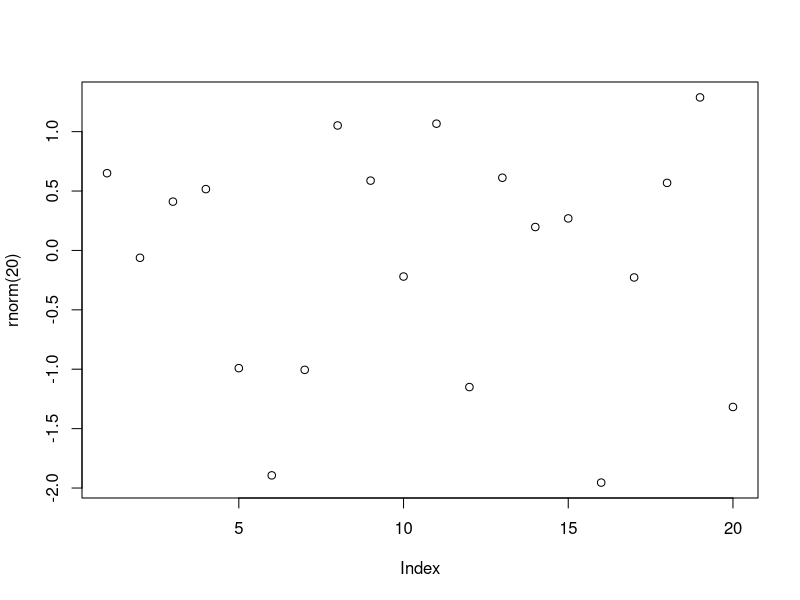

Source code (R): (Note: this script raises an error after producing the figure.)
# Configurando o diretório de trabalho
setwd("C:/Users/gusta/DSA-Data-Science/Big Data Analytics com R e Microsoft Azure Machine Learning/Cap03")
getwd()

# Help
?sample
args(sample)
args(mean) # média
args(sd) # desvio padrão

# Funções built-in do R (base)
abs(-43) # valor absoluto
sum(c(1:100)) # soma
mean(c(1:100)) # média
round(c(1.1:5.8)) # arredondamento
rev(c(1:10)) # reversão
seq(1:10) # sequência
sort(rev(c(1:10))) # ordenação
append(c(1:10), 11) # adicionar elemento

vec1 <- c(1.5, 2.5, 8.4, 3.7, 6.3)
vec2 <- rev(vec1)
vec2

# Funções dentro de funções
plot(rnorm(20))
mean(c(abs(vec1), abs(vec2)))

# Criando funções
myfunc <- function(x) { x + x }
myfunc(10)
class(myfunc)

myfunc2 <- function(a, b) {
    valor = a ^ b
    print(valor)
}
myfunc2(3, 4)

jogando_dados <- function() {
    num <- sample(1:6, size = 1) # 1 dado
    num
}

jogando_dados()

# Escopo de variáveis
print(num)
num <- c(1:6)
num # variável global

# Funções sem número definido de argumentos
vec1 <- (10:13)
vec2 <- c('a', 'b', 'c', 'd')
vec3 <- c(6.5, 9.2, 11.9, 5.1)

myfunc3 <- function(...) {
    df = data.frame(cbind(...))
    print(df)
}

myfunc3(vec1)

myfunc3(vec2, vec3)

myfunc3(vec1, vec2, vec3)

# Priorizar a utilização das funções built-in do R

x <- 1:100000000

# Função que calcula a raiz quadrada de cada elemento do vetor
minha_funcao_sqrt <- function(numeros) {
    resp <- numeric(length(numeros))
    for(i in seq_along(numeros)) {
        resp[i] <- sqrt(numeros[i])
    }
    return(resp)
}

system.time(x2a <- minha_funcao_sqrt(x))

system.time(x2b <- sqrt(x))

# A minha função para apresentar resultados diferentes por conta da precisão do cálculo
identical(x2a, x2b)